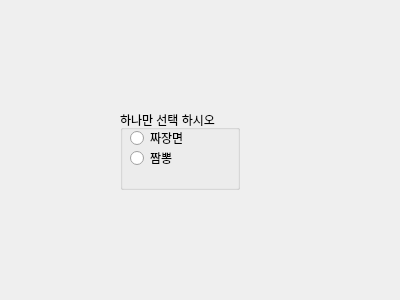
<?xml version="1.0" encoding="UTF-8"?>
<ui version="4.0">
 <class>Dialog</class>
 <widget class="QDialog" name="Dialog">
  <property name="geometry">
   <rect>
    <x>0</x>
    <y>0</y>
    <width>400</width>
    <height>300</height>
   </rect>
  </property>
  <property name="windowTitle">
   <string>Dialog</string>
  </property>
  <widget class="QGroupBox" name="groupBox">
   <property name="geometry">
    <rect>
     <x>120</x>
     <y>110</y>
     <width>120</width>
     <height>80</height>
    </rect>
   </property>
   <property name="title">
    <string>하나만 선택 하시오</string>
   </property>
   <widget class="QRadioButton" name="radioButton">
    <property name="geometry">
     <rect>
      <x>10</x>
      <y>20</y>
      <width>92</width>
      <height>16</height>
     </rect>
    </property>
    <property name="text">
     <string>짜장면</string>
    </property>
   </widget>
   <widget class="QRadioButton" name="radioButton_2">
    <property name="geometry">
     <rect>
      <x>10</x>
      <y>40</y>
      <width>92</width>
      <height>16</height>
     </rect>
    </property>
    <property name="text">
     <string>짬뽕</string>
    </property>
   </widget>
  </widget>
 </widget>
 <resources/>
 <connections/>
</ui>
